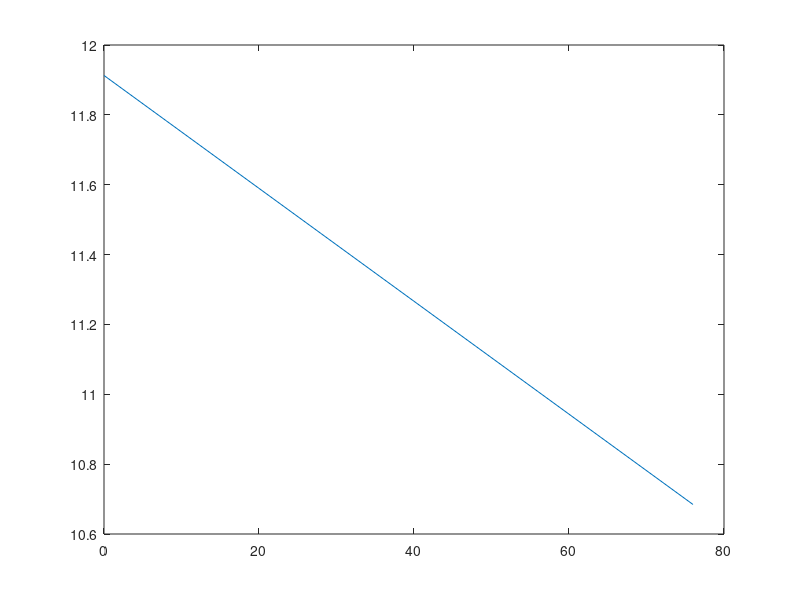

Write the MATLAB code that produced this figure.
clear, clc

%years = transpose(1928:4:2004); needed to scale this back, due to rank
%deficient error shown below
years = transpose(0:4:76);

years([4 5]) = [];


times = ([12.2, 11.9, 11.5, 11.9, 11.5, 11.5, 11.0, 11.4, 11.0, ...
    11.07, 11.08, 11.60,10.97,10.54, 10.82, 10.94, 10.75, 10.93]');

length(years);
length(times);

poly1 = [ones(18,1), years];
years2 = [poly1 years.^2];
years3 = [years2 years.^3]




c = poly1\times;
y = c(1) + c(2)*years;
plot(years, y);
% fprintf("polynomial with degree 1, is y=%d + %dx\n",c(1),c(2))



% plot(years2, y)

% poly2 = [poly1 years2];
c2 = years2\times;
% fprintf("polynomial with degree 2, is y=%d + %dx\n",c2(1),c2(2))



% poly3 = [ones(18,1), years3];
c3 = years3\times;                %Warning: Rank deficient, rank = 2, tol =  1.224114e-10. > In aassignment1 (line 28)

% fprintf("polynomial with degree 3, is y=%d %dx",c3(1),c3(2))



% Rx = Q'b  Formula find x, which is c  USE: x = [R | Q'*y]
% d = rref(c)
% 
% d =
% 
%     1.0000         0   -2.0000
%          0    1.0000    1.6667
% 
% d(:,3)
% 
% ans =
% 
%    -2.0000
%     1.6667
% 
% d(1,:)
% 
% ans =
% 
%      1     0    -2
